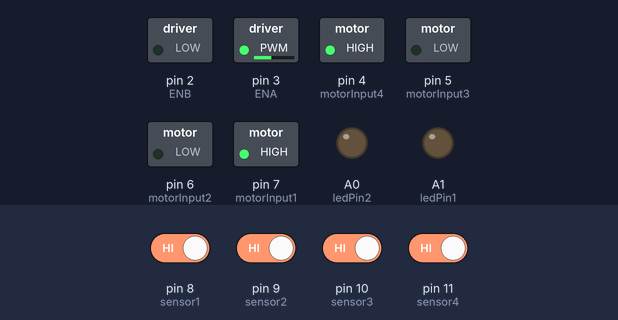
Recording of a sketch running on a simulated Arduino Uno, built with avr-gcc and run on an emulated ATmega328P. On the bench: switched loads named in the sketch (green lamp = pin HIGH), output pins drawn as LEDs (lit = HIGH). The inputs (shaded band) are chosen by the test bench; at power-on: pin 8 (sensor1), pin 9 (sensor2), pin 10 (sensor3), pin 11 (sensor4) HIGH. What the sketch prints to the serial monitor is not drawn.

Above: at 2.7 s.
2.8 s: pin 9 (sensor2) driven LOW and pin 10 (sensor3) driven LOW
At 3.4 s:
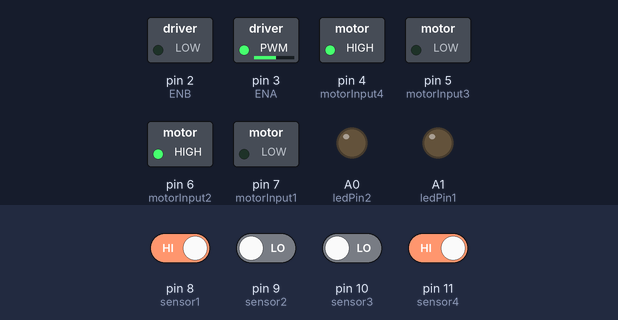
4.5 s: pin 11 (sensor4) driven LOW
At 4.7 s:
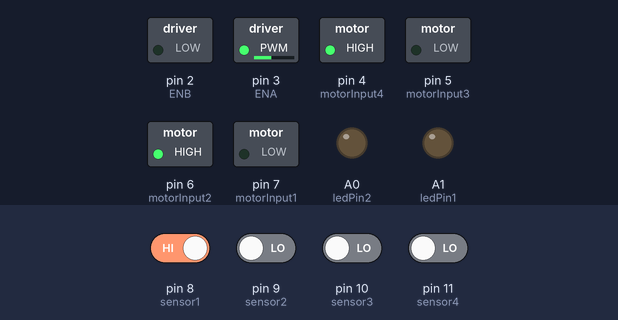
7.5 s: pin 8 (sensor1) driven LOW
At 8.7 s:
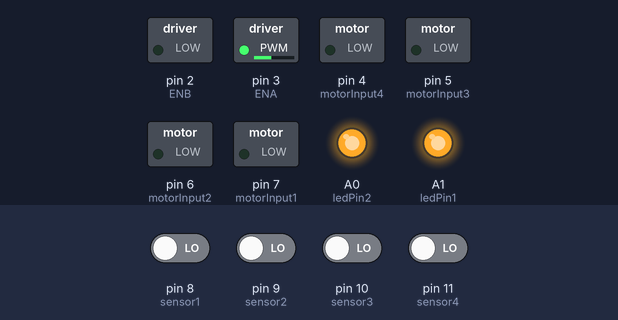
9.2 s: pin 8 (sensor1) driven HIGH
At 9.4 s:
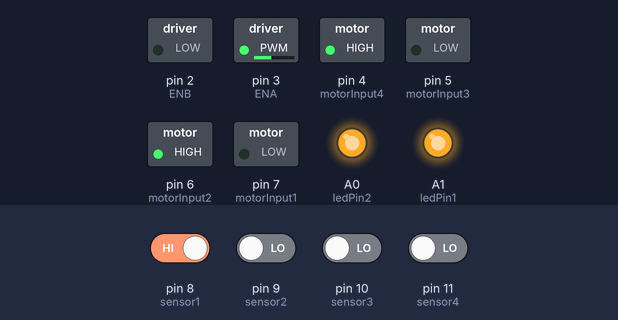
12.2 s: pin 9 (sensor2) driven HIGH
At 13.4 s:
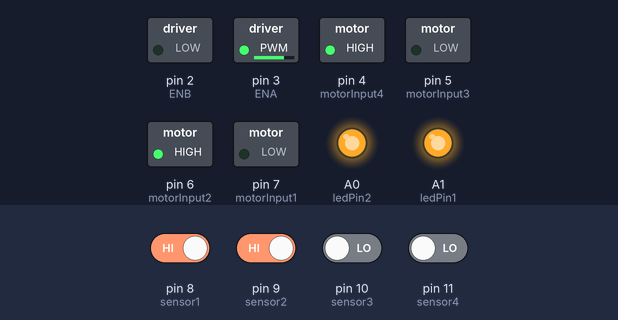
13.7 s: pin 10 (sensor3) driven HIGH
At 14.4 s:
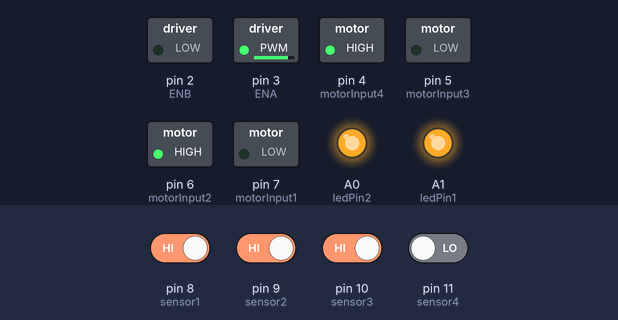
Timing chart, 0 to 16.2 s (numbered marks = the images above; inputs shaded):
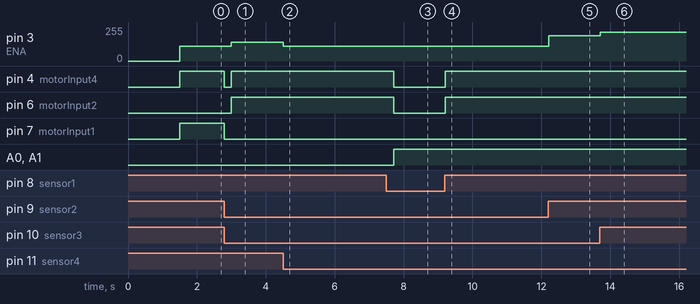

The sketch:

line_floower_robot.ino
```cpp
/*
_name_: line follower robot
_autor_: Mohamed Amine Ben Ammar
_date_: 26/04/2020
*/

int sensor1 = 8;
int sensor2 = 9;
int sensor3 = 10;
int sensor4 = 11;


int sensor[4] = {0, 0, 0, 0};


int ENA = 3;
int motorInput1 = 7;
int motorInput2 = 6;
int motorInput3 = 5;
int motorInput4 = 4;
int ENB = 2;


int initial_motor_speed = 140;


int ledPin1 = A1;
int ledPin2 = A0;


float Kp = 25;
float Ki = 0;
float Kd = 15;

float error = 0, P = 0, I = 0, D = 0, PID_value = 0;
float previous_error = 0, previous_I = 0;

int flag = 0;

void setup()
{
  pinMode(sensor1, INPUT);
  pinMode(sensor2, INPUT);
  pinMode(sensor3, INPUT);
  pinMode(sensor4, INPUT);

  pinMode(motorInput1, OUTPUT);
  pinMode(motorInput2, OUTPUT);
  pinMode(motorInput3, OUTPUT);
  pinMode(motorInput4, OUTPUT);
  pinMode(ENA, OUTPUT);
  pinMode(ENB, OUTPUT);

  pinMode(ledPin1, OUTPUT);
  pinMode(ledPin2, OUTPUT);

  digitalWrite(ledPin1, LOW);
  digitalWrite(ledPin2, LOW);

  Serial.begin(9600);
  delay(500);
  Serial.println("Started !!");
  delay(1000);
}
void loop()
{
  read_sensor_values();
  Serial.print(error);
  if (error == 100) {
    //Serial.print("\t");
    //Serial.println("left");
    do {
      read_sensor_values();
      analogWrite(ENA, 110);
      analogWrite(ENB, 90);
      sharp_left();
    } while (error != 0);

  } else if (error == 101) {
    //Serial.print("\t");
    //Serial.println("right");
    analogWrite(ENA, 110);
    analogWrite(ENB, 90);
    forward();
    delay(200);
    stop();
    read_sensor_values();
    if (error == 102) {
      do {
        analogWrite(ENA, 110);
        analogWrite(ENB, 90);
        sharp_right();
        read_sensor_values();
      } while (error != 0);
    }
  } else if (error == 102) {
    //Serial.print("\t");
    //Serial.println("sharp right");
    do {
      analogWrite(ENA, 110);
      analogWrite(ENB, 90);
      sharp_left();
      read_sensor_values();
      if (error == 0) {
        stop();
        delay(200);
      }
    } while (error != 0);
  } else if (error == 103) {
    if (flag == 0) {
      analogWrite(ENA, 110);
      analogWrite(ENB, 90);
      forward();
      delay(200);
      stop();
      read_sensor_values();
      if (error == 103) {
        stop();
        digitalWrite(ledPin1, HIGH);
        digitalWrite(ledPin2, HIGH);
        flag = 1;
      } else {
        analogWrite(ENA, 110);
        analogWrite(ENB, 90);
        sharp_left();
        delay(200);
        do {
          //Serial.print("\t");
          //Serial.println("sharp left");
          read_sensor_values();
          analogWrite(ENA, 110);
          analogWrite(ENB, 90);
          sharp_left();
        } while (error != 0);
      }
    }
  } else {
    calcul_pid();
    motor_control();
  }
}

void read_sensor_values()
{
  sensor[0] = !digitalRead(sensor1);
  sensor[1] = !digitalRead(sensor2);
  sensor[2] = !digitalRead(sensor3);
  sensor[3] = !digitalRead(sensor4);

  /*
    Serial.print(sensor[0]);
    Serial.print("\t");
    Serial.print(sensor[1]);
    Serial.print("\t");
    Serial.print(sensor[2]);
    Serial.print("\t");
    Serial.println(sensor[3]);*/

  if ((sensor[0] == 1) && (sensor[1] == 0) && (sensor[2] == 0) && (sensor[3] == 0))
    error = 3;
  else if ((sensor[0] == 1) && (sensor[1] == 1) && (sensor[2] == 0) && (sensor[3] == 0))
    error = 2;
  else if ((sensor[0] == 0) && (sensor[1] == 1) && (sensor[2] == 0) && (sensor[3] == 0))
    error = 1;
  else if ((sensor[0] == 0) && (sensor[1] == 1) && (sensor[2] == 1) && (sensor[3] == 0))
    error = 0;
  else if ((sensor[0] == 0) && (sensor[1] == 0) && (sensor[2] == 1) && (sensor[3] == 0))
    error = -1;
  else if ((sensor[0] == 0) && (sensor[1] == 0) && (sensor[2] == 1) && (sensor[3] == 1))
    error = -2;
  else if ((sensor[0] == 0) && (sensor[1] == 0) && (sensor[2] == 0) && (sensor[3] == 1))
    error = -3;
  else if ((sensor[0] == 1) && (sensor[1] == 1) && (sensor[2] == 1) && (sensor[3] == 0))
    error = 100;
  else if ((sensor[0] == 0) && (sensor[1] == 1) && (sensor[2] == 1) && (sensor[3] == 1))
    error = 101;
  else if ((sensor[0] == 0) && (sensor[1] == 0) && (sensor[2] == 0) && (sensor[3] == 0))
    error = 102;
  else if ((sensor[0] == 1) && (sensor[1] == 1) && (sensor[2] == 1) && (sensor[3] == 1))
    error = 103;
}

void calcul_pid()
{
  P = error;
  I = I + previous_I;
  D = error - previous_error;

  PID_value = (Kp * P) + (Ki * I) + (Kd * D);

  previous_I = I;
  previous_error = error;
}

void motor_control()
{
  int left_motor_velocity = initial_motor_speed - PID_value;
  int right_motor_velocity = initial_motor_speed + PID_value;

  left_motor_velocity = constrain(left_motor_velocity, 0, 255);
  right_motor_velocity = constrain(right_motor_velocity, 0, 255);

  /*Serial.print(PID_value);
    Serial.print("\t");
    Serial.print(left_motor_velocity);
    Serial.print("\t");
    Serial.println(right_motor_velocity);*/

  analogWrite(ENA, left_motor_velocity);
  analogWrite(ENB, right_motor_velocity - 30);

  forward();
}

void forward()
{
  digitalWrite(motorInput1, LOW);
  digitalWrite(motorInput2, HIGH);
  digitalWrite(motorInput3, LOW);
  digitalWrite(motorInput4, HIGH);
}
void right()
{
  digitalWrite(motorInput1, LOW);
  digitalWrite(motorInput2, HIGH);
  digitalWrite(motorInput3, LOW);
  digitalWrite(motorInput4, LOW);
}
void left()
{
  digitalWrite(motorInput1, LOW);
  digitalWrite(motorInput2, LOW);
  digitalWrite(motorInput3, LOW);
  digitalWrite(motorInput4, HIGH);
}
void sharp_right() {
  digitalWrite(motorInput1, LOW);
  digitalWrite(motorInput2, HIGH);
  digitalWrite(motorInput3, HIGH);
  digitalWrite(motorInput4, LOW);
}
void sharp_left() {
  digitalWrite(motorInput1, HIGH);
  digitalWrite(motorInput2, LOW);
  digitalWrite(motorInput3, LOW);
  digitalWrite(motorInput4, HIGH);
}
void stop()
{
  digitalWrite(motorInput1, LOW);
  digitalWrite(motorInput2, LOW);
  digitalWrite(motorInput3, LOW);
  digitalWrite(motorInput4, LOW);
}
```

Measured:
- after the input at 2.8 s, pin 3 (ENA): 110/255 → 140/255 after 0.20 s; pin 4 (motorInput4): HIGH → LOW at once, → HIGH 0.20 s later; pin 6 (motorInput2): LOW → HIGH after 0.20 s; pin 7 (motorInput1): HIGH → LOW at once
- after the input at 4.5 s, pin 3 (ENA): 140/255 → 110/255 at once
- after the input at 7.5 s, pin 4 (motorInput4), pin 6 (motorInput2): HIGH → LOW after 0.22 s; A0 (ledPin2), A1 (ledPin1): LOW → HIGH after 0.22 s
- after the input at 9.2 s, pin 4 (motorInput4), pin 6 (motorInput2): LOW → HIGH at once
- after the input at 12.2 s, pin 3 (ENA): 110/255 → 190/255 at once
- after the input at 13.7 s, pin 3 (ENA): 190/255 → 215/255 at once
